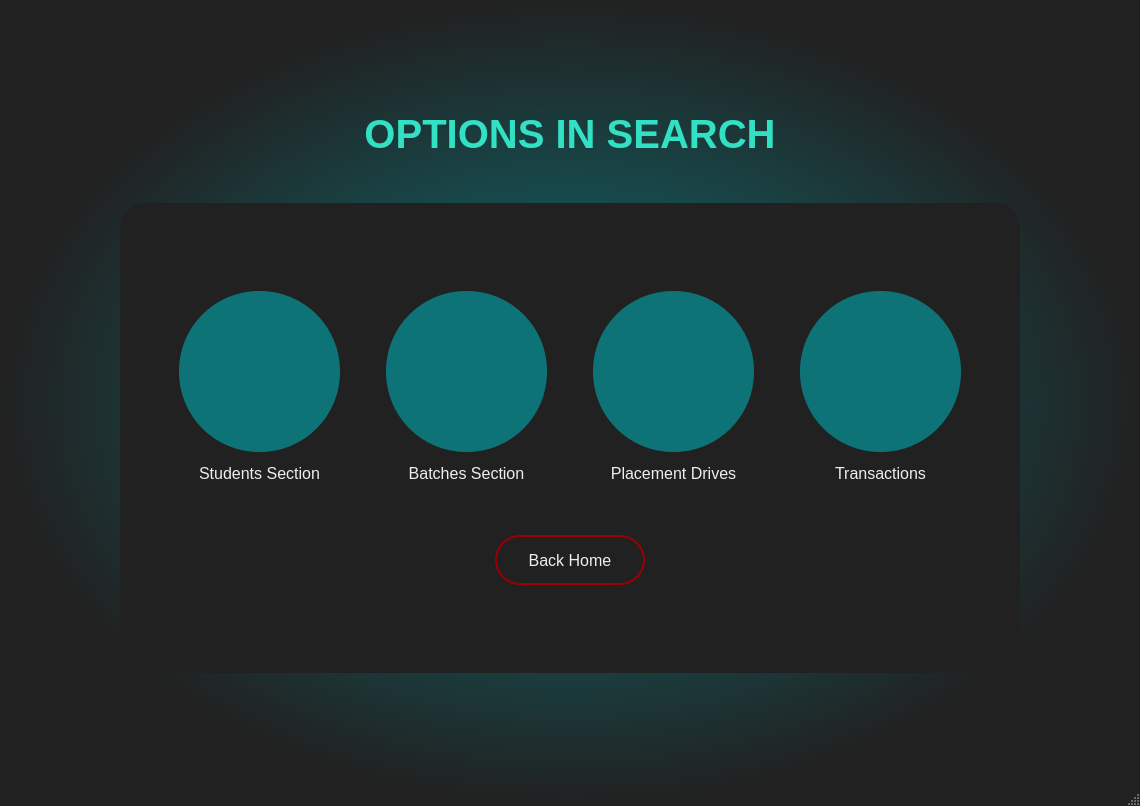
<?xml version="1.0" encoding="UTF-8"?>
<ui version="4.0">
 <class>SearchWindow</class>
 <widget class="QMainWindow" name="SearchWindow">
  <property name="geometry">
   <rect>
    <x>0</x>
    <y>0</y>
    <width>1140</width>
    <height>806</height>
   </rect>
  </property>
  <property name="windowTitle">
   <string>MainWindow</string>
  </property>
  <property name="styleSheet">
   <string notr="true">QMainWindow{
background-color: qradialgradient(spread:pad, cx:0.5, cy:0.5, radius:0.5, fx:0.5, fy:0.5, stop:0 rgba(13, 115, 119, 255), stop:1 rgba(33, 33, 33, 255));
}

QLabel{
color: #32e0c4;
}

</string>
  </property>
  <widget class="QWidget" name="centralwidget">
   <layout class="QGridLayout" name="gridLayout_3">
    <item row="1" column="0">
     <spacer name="horizontalSpacer_10">
      <property name="orientation">
       <enum>Qt::Horizontal</enum>
      </property>
      <property name="sizeHint" stdset="0">
       <size>
        <width>40</width>
        <height>20</height>
       </size>
      </property>
     </spacer>
    </item>
    <item row="1" column="2">
     <spacer name="horizontalSpacer_11">
      <property name="orientation">
       <enum>Qt::Horizontal</enum>
      </property>
      <property name="sizeHint" stdset="0">
       <size>
        <width>40</width>
        <height>20</height>
       </size>
      </property>
     </spacer>
    </item>
    <item row="2" column="1">
     <spacer name="verticalSpacer_9">
      <property name="orientation">
       <enum>Qt::Vertical</enum>
      </property>
      <property name="sizeHint" stdset="0">
       <size>
        <width>20</width>
        <height>40</height>
       </size>
      </property>
     </spacer>
    </item>
    <item row="1" column="1">
     <layout class="QVBoxLayout" name="verticalLayout_6">
      <item>
       <widget class="QLabel" name="optionsInSearch">
        <property name="font">
         <font>
          <family>Segoe UI</family>
          <pointsize>30</pointsize>
          <weight>75</weight>
          <bold>true</bold>
         </font>
        </property>
        <property name="text">
         <string>OPTIONS IN SEARCH</string>
        </property>
        <property name="alignment">
         <set>Qt::AlignCenter</set>
        </property>
       </widget>
      </item>
      <item>
       <spacer name="verticalSpacer_8">
        <property name="orientation">
         <enum>Qt::Vertical</enum>
        </property>
        <property name="sizeHint" stdset="0">
         <size>
          <width>20</width>
          <height>40</height>
         </size>
        </property>
       </spacer>
      </item>
      <item>
       <widget class="QFrame" name="frame_2">
        <property name="minimumSize">
         <size>
          <width>900</width>
          <height>470</height>
         </size>
        </property>
        <property name="maximumSize">
         <size>
          <width>900</width>
          <height>470</height>
         </size>
        </property>
        <property name="styleSheet">
         <string notr="true">QFrame{
background-color: rgb(33, 33, 33);
border-radius: 25px;
}

QLabel{
color: #eeeeee;
}

QPushButton{
background-color: rgb(13, 115, 119);
border-radius: 80px;
}

QPushButton:hover{
background-color: rgb(50, 224, 196);
}

QPushButton#backButton{
color: #eeeeee;
background-color: #212121;
border: 2px solid #9a0002;
border-radius: 25px;
}

QPushButton#backButton:hover{
border: 3px solid rgb(255, 0, 0);
background-color: #9a0002;
}</string>
        </property>
        <property name="frameShape">
         <enum>QFrame::StyledPanel</enum>
        </property>
        <property name="frameShadow">
         <enum>QFrame::Raised</enum>
        </property>
        <layout class="QGridLayout" name="gridLayout_2">
         <item row="1" column="1">
          <layout class="QVBoxLayout" name="verticalLayout_7">
           <item>
            <layout class="QHBoxLayout" name="horizontalLayout_3">
             <item>
              <layout class="QVBoxLayout" name="verticalLayout_8">
               <item>
                <widget class="QPushButton" name="studentButton">
                 <property name="minimumSize">
                  <size>
                   <width>161</width>
                   <height>161</height>
                  </size>
                 </property>
                 <property name="maximumSize">
                  <size>
                   <width>161</width>
                   <height>161</height>
                  </size>
                 </property>
                 <property name="cursor">
                  <cursorShape>OpenHandCursor</cursorShape>
                 </property>
                 <property name="text">
                  <string/>
                 </property>
                 <property name="icon">
                  <iconset resource="search.qrc">
                   <normaloff>:/newPrefix/searchStudent.png</normaloff>:/newPrefix/searchStudent.png</iconset>
                 </property>
                 <property name="iconSize">
                  <size>
                   <width>90</width>
                   <height>90</height>
                  </size>
                 </property>
                </widget>
               </item>
               <item>
                <widget class="QLabel" name="studentLabel">
                 <property name="minimumSize">
                  <size>
                   <width>161</width>
                   <height>31</height>
                  </size>
                 </property>
                 <property name="maximumSize">
                  <size>
                   <width>161</width>
                   <height>31</height>
                  </size>
                 </property>
                 <property name="font">
                  <font>
                   <pointsize>12</pointsize>
                  </font>
                 </property>
                 <property name="text">
                  <string>Students Section</string>
                 </property>
                 <property name="alignment">
                  <set>Qt::AlignCenter</set>
                 </property>
                </widget>
               </item>
              </layout>
             </item>
             <item>
              <spacer name="horizontalSpacer_7">
               <property name="orientation">
                <enum>Qt::Horizontal</enum>
               </property>
               <property name="sizeHint" stdset="0">
                <size>
                 <width>40</width>
                 <height>20</height>
                </size>
               </property>
              </spacer>
             </item>
             <item>
              <layout class="QVBoxLayout" name="verticalLayout_9">
               <item>
                <widget class="QPushButton" name="batchButton">
                 <property name="minimumSize">
                  <size>
                   <width>161</width>
                   <height>161</height>
                  </size>
                 </property>
                 <property name="maximumSize">
                  <size>
                   <width>161</width>
                   <height>161</height>
                  </size>
                 </property>
                 <property name="cursor">
                  <cursorShape>OpenHandCursor</cursorShape>
                 </property>
                 <property name="text">
                  <string/>
                 </property>
                 <property name="icon">
                  <iconset resource="search.qrc">
                   <normaloff>:/newPrefix/searchBatch3.png</normaloff>:/newPrefix/searchBatch3.png</iconset>
                 </property>
                 <property name="iconSize">
                  <size>
                   <width>90</width>
                   <height>90</height>
                  </size>
                 </property>
                </widget>
               </item>
               <item>
                <widget class="QLabel" name="batchLabel">
                 <property name="minimumSize">
                  <size>
                   <width>161</width>
                   <height>31</height>
                  </size>
                 </property>
                 <property name="maximumSize">
                  <size>
                   <width>161</width>
                   <height>31</height>
                  </size>
                 </property>
                 <property name="font">
                  <font>
                   <pointsize>12</pointsize>
                  </font>
                 </property>
                 <property name="text">
                  <string>Batches Section</string>
                 </property>
                 <property name="alignment">
                  <set>Qt::AlignCenter</set>
                 </property>
                </widget>
               </item>
              </layout>
             </item>
             <item>
              <spacer name="horizontalSpacer_8">
               <property name="orientation">
                <enum>Qt::Horizontal</enum>
               </property>
               <property name="sizeHint" stdset="0">
                <size>
                 <width>40</width>
                 <height>20</height>
                </size>
               </property>
              </spacer>
             </item>
             <item>
              <layout class="QVBoxLayout" name="verticalLayout_10">
               <item>
                <widget class="QPushButton" name="placementButton">
                 <property name="minimumSize">
                  <size>
                   <width>161</width>
                   <height>161</height>
                  </size>
                 </property>
                 <property name="maximumSize">
                  <size>
                   <width>161</width>
                   <height>161</height>
                  </size>
                 </property>
                 <property name="cursor">
                  <cursorShape>OpenHandCursor</cursorShape>
                 </property>
                 <property name="text">
                  <string/>
                 </property>
                 <property name="icon">
                  <iconset resource="search.qrc">
                   <normaloff>:/newPrefix/searchJob1.png</normaloff>:/newPrefix/searchJob1.png</iconset>
                 </property>
                 <property name="iconSize">
                  <size>
                   <width>150</width>
                   <height>150</height>
                  </size>
                 </property>
                </widget>
               </item>
               <item>
                <widget class="QLabel" name="placementLabel">
                 <property name="minimumSize">
                  <size>
                   <width>161</width>
                   <height>31</height>
                  </size>
                 </property>
                 <property name="maximumSize">
                  <size>
                   <width>161</width>
                   <height>31</height>
                  </size>
                 </property>
                 <property name="font">
                  <font>
                   <pointsize>12</pointsize>
                  </font>
                 </property>
                 <property name="text">
                  <string>Placement Drives</string>
                 </property>
                 <property name="alignment">
                  <set>Qt::AlignCenter</set>
                 </property>
                </widget>
               </item>
              </layout>
             </item>
             <item>
              <spacer name="horizontalSpacer_9">
               <property name="orientation">
                <enum>Qt::Horizontal</enum>
               </property>
               <property name="sizeHint" stdset="0">
                <size>
                 <width>40</width>
                 <height>20</height>
                </size>
               </property>
              </spacer>
             </item>
             <item>
              <layout class="QVBoxLayout" name="verticalLayout_11">
               <item>
                <widget class="QPushButton" name="transactionsButton">
                 <property name="minimumSize">
                  <size>
                   <width>161</width>
                   <height>161</height>
                  </size>
                 </property>
                 <property name="maximumSize">
                  <size>
                   <width>161</width>
                   <height>161</height>
                  </size>
                 </property>
                 <property name="cursor">
                  <cursorShape>OpenHandCursor</cursorShape>
                 </property>
                 <property name="text">
                  <string/>
                 </property>
                 <property name="icon">
                  <iconset resource="search.qrc">
                   <normaloff>:/newPrefix/search1.png</normaloff>:/newPrefix/search1.png</iconset>
                 </property>
                 <property name="iconSize">
                  <size>
                   <width>90</width>
                   <height>90</height>
                  </size>
                 </property>
                </widget>
               </item>
               <item>
                <widget class="QLabel" name="transactionLabel">
                 <property name="minimumSize">
                  <size>
                   <width>161</width>
                   <height>31</height>
                  </size>
                 </property>
                 <property name="maximumSize">
                  <size>
                   <width>161</width>
                   <height>31</height>
                  </size>
                 </property>
                 <property name="font">
                  <font>
                   <pointsize>12</pointsize>
                  </font>
                 </property>
                 <property name="text">
                  <string>Transactions</string>
                 </property>
                 <property name="alignment">
                  <set>Qt::AlignCenter</set>
                 </property>
                </widget>
               </item>
              </layout>
             </item>
            </layout>
           </item>
           <item>
            <spacer name="verticalSpacer_7">
             <property name="orientation">
              <enum>Qt::Vertical</enum>
             </property>
             <property name="sizeHint" stdset="0">
              <size>
               <width>20</width>
               <height>40</height>
              </size>
             </property>
            </spacer>
           </item>
           <item>
            <layout class="QHBoxLayout" name="horizontalLayout_4">
             <item>
              <widget class="QLabel" name="label_9">
               <property name="text">
                <string/>
               </property>
              </widget>
             </item>
             <item>
              <widget class="QPushButton" name="backButton">
               <property name="minimumSize">
                <size>
                 <width>150</width>
                 <height>50</height>
                </size>
               </property>
               <property name="maximumSize">
                <size>
                 <width>150</width>
                 <height>50</height>
                </size>
               </property>
               <property name="font">
                <font>
                 <family>Segoe UI</family>
                 <pointsize>12</pointsize>
                </font>
               </property>
               <property name="cursor">
                <cursorShape>OpenHandCursor</cursorShape>
               </property>
               <property name="text">
                <string>Back Home</string>
               </property>
              </widget>
             </item>
             <item>
              <widget class="QLabel" name="label_10">
               <property name="text">
                <string/>
               </property>
              </widget>
             </item>
            </layout>
           </item>
          </layout>
         </item>
         <item row="1" column="2">
          <spacer name="horizontalSpacer_6">
           <property name="orientation">
            <enum>Qt::Horizontal</enum>
           </property>
           <property name="sizeHint" stdset="0">
            <size>
             <width>40</width>
             <height>20</height>
            </size>
           </property>
          </spacer>
         </item>
         <item row="1" column="0">
          <spacer name="horizontalSpacer_5">
           <property name="orientation">
            <enum>Qt::Horizontal</enum>
           </property>
           <property name="sizeHint" stdset="0">
            <size>
             <width>40</width>
             <height>20</height>
            </size>
           </property>
          </spacer>
         </item>
         <item row="0" column="1">
          <spacer name="verticalSpacer_4">
           <property name="orientation">
            <enum>Qt::Vertical</enum>
           </property>
           <property name="sizeHint" stdset="0">
            <size>
             <width>20</width>
             <height>40</height>
            </size>
           </property>
          </spacer>
         </item>
         <item row="2" column="1">
          <spacer name="verticalSpacer_5">
           <property name="orientation">
            <enum>Qt::Vertical</enum>
           </property>
           <property name="sizeHint" stdset="0">
            <size>
             <width>20</width>
             <height>40</height>
            </size>
           </property>
          </spacer>
         </item>
        </layout>
       </widget>
      </item>
     </layout>
    </item>
    <item row="0" column="1">
     <spacer name="verticalSpacer_10">
      <property name="orientation">
       <enum>Qt::Vertical</enum>
      </property>
      <property name="sizeHint" stdset="0">
       <size>
        <width>20</width>
        <height>40</height>
       </size>
      </property>
     </spacer>
    </item>
   </layout>
  </widget>
  <widget class="QStatusBar" name="statusbar"/>
 </widget>
 <resources>
  <include location="search.qrc"/>
 </resources>
 <connections/>
</ui>
